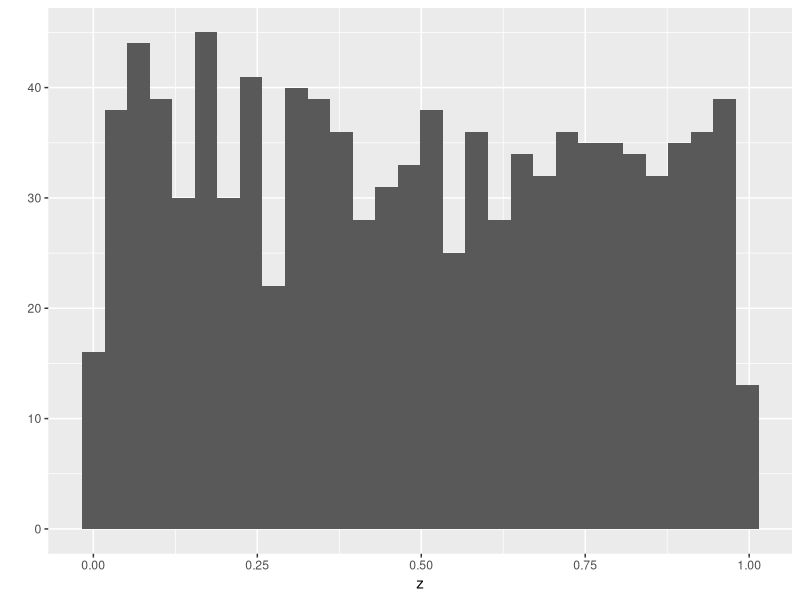
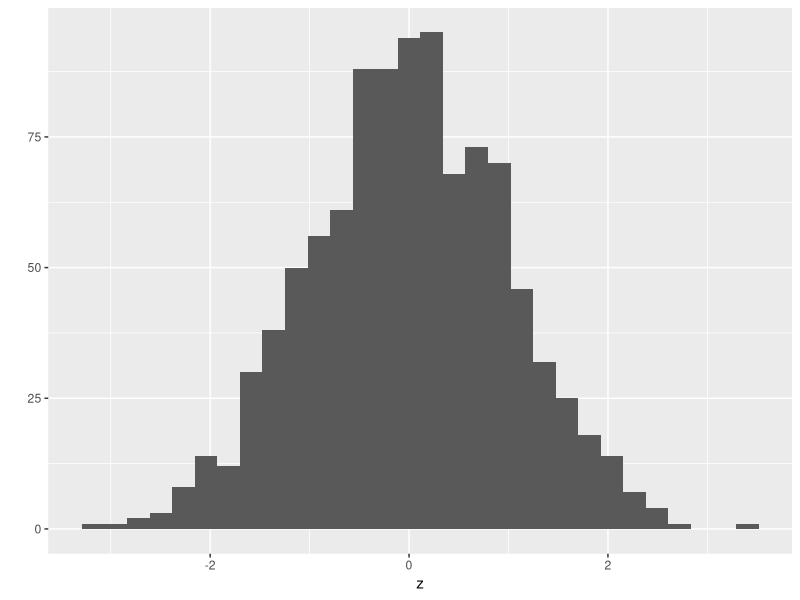

R code for these plots, in order: (Note: this script raises an error after producing the figures.)
# Atomic vectors II
# 06 february 2024
# NRG

# create an empty vector, specify mode and length
z <- vector(mode="numeric",length=0)
print(z)

z <-c(z,5)
print(z)
# This "dynamic sizing" is VERY SLOW....so don't do it unless no other option

# has 100 0s in a numeric vector
z <- rep(0,100)
length(z)
head(z)
tail(z)

z[c(50,51,52)]

# preferred way to build a vector, better to start with NAs
z <- rep(NA,100)
head(z)

# what type of variable is this?
typeof(z)

# need to rely on coersion
z[1] <- "washington"
head(z)
typeof(z)

# Efficiently create vectors

#using the sequence function, and the paste function 
# ****** DID NOT WORK????
# can add an underscore or whatever between the quotes
my_vector <- runif(100)
my_names <- paste("Genus",seq(1:length(my_vector)),
                  "species", 
                  sep="")
head(my_names)
names(my_vector) < my_names
head(my_vector)
str(my_vector)

# rep for repeating elements
rep(0,5,6) #give the element (or vector) and number of times to repeat
rep(x=0,5,times=5) #using the argument name is always prudent
rep(times=6,x=0.5) #which argument names, order is not important
my_vec <- c(1,2,3)
rep(x=my_vec,times=2) # number applies to entire vector
rep # repeat each element individually
rep(x=my_vec,times=my_vec) # what does this do?
rep(x=my_vec,each=my_vec) # what about this?
rep(x=my_vec,each=c(3,2,1)) # what about this?

# Using seq
seq(from=2, to=1) #set limits for integer sequences
2:4 # very common short cut with no explicit function wrappers
seq(from=2,to=4,by=0.5) #use a by function can generate real numbers
x <- seq(from=2, to=4,length=7) #sometimes easier to just specify length
my_vec <- 1:length(x) # commonly used, but actually slow
print(my_vec)
seq_along(my_vec)
# this is also faster than 1:5 
# much faster for models and big data
seq_len(5) 

#using random number generators
#explore
set.seed(2400) 
runif(5) # 5 random uniform values between 0 and 1
runif(n=3, min=100, max=101) # 3 random uniform values between 100 and 101

rnorm(6) # 6 random normal values with mean 0 and standard deviation 1
rnorm(n=5, mean=100, sd=30) # 5 random normal values with mean 100 and sd 30

#Explore distributions by sampling and plotting
library(ggplot2) #do this at the very start
z <- runif(1000) #default uniform (0,1)
qplot(x=z)
z <- rnorm(1000) #default normal (0,1)
qplot(x=z)

long_vec <- seq_len(10)
typeof(long_vec)
str(long_vec)

sample(x=long_vec) #with no other params, this reorders the vector, no other changes, =s not saved this way, would do this with an +
sample(x=long_vec, size=3) # specify a number (sampling without replacement)
sample(x=long_vec, size=11) # Can't do bc sampling wo replacement, run out of options...need replacement
sample(x=long_vec, size=16,replace=TRUE) #can generate duplicates
# above is even sampling from all
# sometimes want to sample some elements more than others
my_weights <- c(rep(20,5),rep(100,5))
print(my_weights)
my_weights <- c(rep(c(20,500),each=5))# Can also write it this way
print(my_weights)
my_weights <- c(rep(c(20,500),each=5))
my_weights <-c(100,100,100,500,100,100,100,100,100,100)
print(my_weights)
sample(x=long_vec,replace=TRUE,prob=my_weights) #sampling with reaplcement and weights
# almost all n umbers are greater than 5, weighted sampling

z <- c(3.1, 9.2, 1.3, 0.4, 7.5)

#positive index values
z[c(2,3)]

# negative index values exclude elements
sample(z[-c(2,3)])

#create a vector of logical elements to select conditions

z[z<3]

tester <- z<3
print(tester)
z[tester]

which(z<3)

z[which(z<3)] # this is the same as above, but overkill

z[-(length(z):(length(z)-2))]

names(z) <- letters[1:5]
names(z) <- LETTERS[1:5]
#z[c("b","c")]
z

#Logical Operators

# < less than
# > greater than
# <= less than or equal to
# >= greater than or equal to
# == equal to

# ! not
# & and (vector)
## | or (vector)
# xor(x,y)

x <- 1:5
y <- c(1:3,7,7)

x == 2
x != 2
x == 1 & y == 7
x
y
y_special <- c(y,7)
x == 1 & y_special == 7
x==1 | y ==7
x
y
x ==3 | y ==3
xor(x==3, y==3)

set.seed(90)
z <- runif(10) # simple integer sequence
print(z)

z < 0.5 # create logical vector
z[z < 0.5] # use as index call
which(z < 0.5) # use to get indicies for logical
z[which(z < 0.5)] # does same as above

zD <- c(z,NA,NA) # concatinate it
zD[zD < 0.5] # NA values carried along!
zD[which(zD < 0.5)] # NA values dropped


